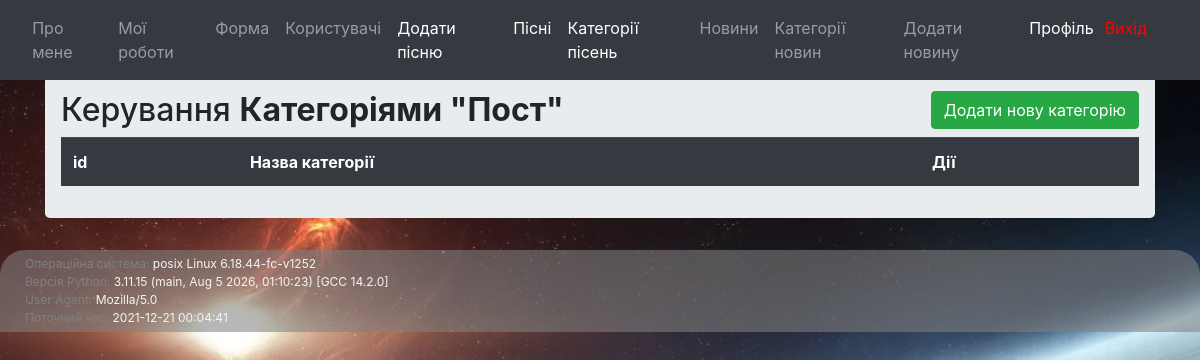
Before: /post/categories (signed in) with the older database file.
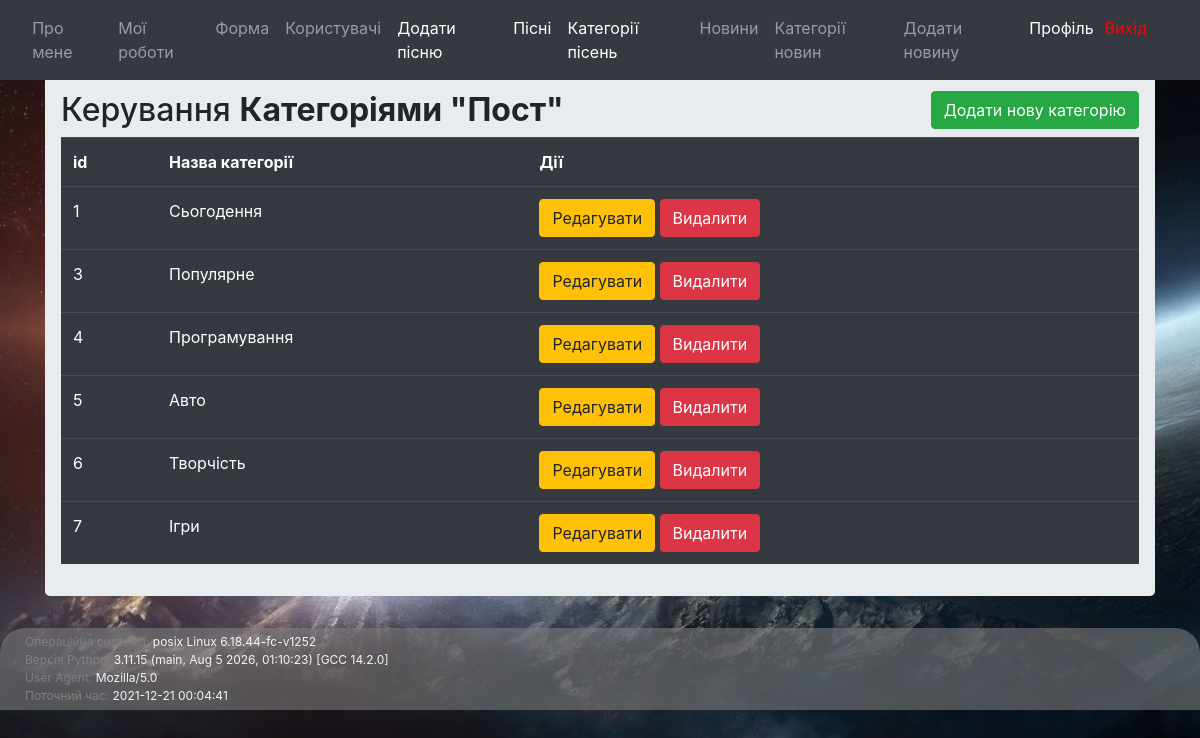
After: the same page with the newer database file.
### app/posts/models.py (models this page shows)
class Category(db.Model):
    id = db.Column(db.Integer, primary_key=True)
    name = db.Column(db.String(50), nullable=False, unique=True)
    posts = db.relationship("Post", back_populates="category")

### app/posts/views.py (the view)
@post_blueprint.route('/categories', methods=['GET', 'POST'])
def categories():
    form = CategoryForm()
    if form.name.data:
        category = Category(name=form.name.data)
        db.session.add(category)
        db.session.commit()
        form.name.data = ''
        flash('Категорія ' + category.name + ' додана!', category='success')
    categories = Category.query.all()
    return render_template('categories.html', categories=categories, form=form, data=getFooterData())

### app/auth/models.py (called while the page is built)
@login_manager.user_loader
def user_loader(user_id):
    return User.query.get(int(user_id))

### app/posts/getFunction.py (called while the page is built)
def getFooterData():
    OS_info = os.name + " " + platform.system() + " " + platform.release()
    current_datetime = datetime.now()
    userAgent = request.headers.get('User-Agent')
    pythonVersion = sys.version
    return [OS_info, pythonVersion, userAgent, current_datetime]

### app/posts/templates/categories.html (shortened to what this page needs)
{% from "_render_field.html" import render_field %}
{% extends "baseTemplate.html" %}
{%block content %}
    <div class="container">
        <div class="row">
            <div class="col md-12">
                <div class="jumbotron p-3">
                    <h2>Керування <b>Категоріями "Пост"</b>
                        <button type="button" class="btn btn-success float-right" data-bs-toggle="modal" data-bs-target="#mymodal">
                            Додати нову категорію
                        </button>
                    </h2>
                    <table class="table table-hover table-dark">
                        <tr>
                            <th>id</th>
                            <th>Назва категорії</th>
                            <th>Дії</th>
                        </tr>
                        {% for cat in categories %}
                        <tr>
                            <td>{{cat.id}}</td>
                            <td>{{cat.name}}</td>
                            <td>
                                <a href="{{ url_for('post.update_post_category', id=cat.id) }}"
                                   class="btn btn-warning btn-xs" data-bs-toggle="modal"
                                   data-bs-target="#modaledit{{cat.id}}">Редагувати</a>
                                <a href="{{ url_for('post.delete_post_category', id=cat.id) }}"
                                   class="btn btn-danger btn-xs"
                                   onclick="return confirm('Ви впевнені, що бажаєте видалити даний запис?')">Видалити</a>
                            </td>
                        </tr>
                        {% endfor %}
                    </table>
                </div>
            </div>
        </div>
    </div>
{% endblock %}

Changed rows visible on the page:
added Category: id "1", name "Сьогодення"
added Category: id "3", name "Популярне"
added Category: id "4", name "Програмування"
added Category: id "5", name "Авто"
added Category: id "6", name "Творчість"
added Category: id "7", name "Ігри"
